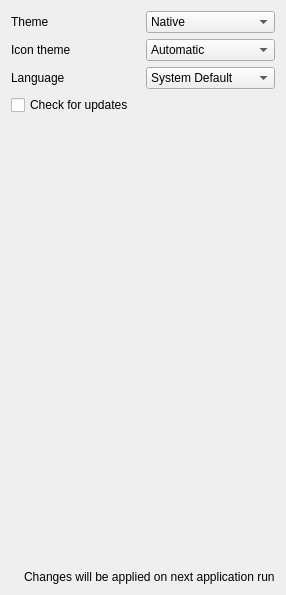
             <widget class="QWidget" name="tab_3">
              <attribute name="title">
               <string>General</string>
              </attribute>
              <layout class="QVBoxLayout" name="verticalLayout_7">
               <item>
                <layout class="QHBoxLayout" name="horizontalLayout_13">
                 <item>
                  <widget class="QLabel" name="label_12">
                   <property name="text">
                    <string>Theme</string>
                   </property>
                  </widget>
                 </item>
                 <item>
                  <widget class="QComboBox" name="themeComboBox">
                   <item>
                    <property name="text">
                     <string>Native</string>
                    </property>
                   </item>
                   <item>
                    <property name="text">
                     <string>Fusion</string>
                    </property>
                   </item>
                   <item>
                    <property name="text">
                     <string>Fusion Dark</string>
                    </property>
                   </item>
                  </widget>
                 </item>
                </layout>
               </item>
               <item>
                <layout class="QHBoxLayout" name="horizontalLayout_14">
                 <item>
                  <widget class="QLabel" name="label_13">
                   <property name="text">
                    <string>Icon theme</string>
                   </property>
                  </widget>
                 </item>
                 <item>
                  <widget class="QComboBox" name="iconThemeComboBox">
                   <item>
                    <property name="text">
                     <string>Automatic</string>
                    </property>
                   </item>
                   <item>
                    <property name="text">
                     <string>White</string>
                    </property>
                   </item>
                   <item>
                    <property name="text">
                     <string>Black</string>
                    </property>
                   </item>
                  </widget>
                 </item>
                </layout>
               </item>
               <item>
                <layout class="QHBoxLayout" name="horizontalLayout_Language">
                 <item>
                  <widget class="QLabel" name="label_Language">
                   <property name="text">
                    <string>Language</string>
                   </property>
                  </widget>
                 </item>
                 <item>
                  <widget class="QComboBox" name="languageComboBox">
                   <property name="toolTip">
                    <string>Select the interface language. Choose &quot;System Default&quot; to use the operating system locale. Changes will be applied on next application run.</string>
                   </property>
                   <item>
                    <property name="text">
                     <string>System Default</string>
                    </property>
                   </item>
                  </widget>
                 </item>
                </layout>
               </item>
               <item>
                <widget class="QCheckBox" name="checkForUpdatesCheckBox">
                 <property name="text">
                  <string>Check for updates</string>
                 </property>
                </widget>
               </item>
               <item>
                <spacer name="verticalSpacer_6">
                 <property name="orientation">
                  <enum>Qt::Orientation::Vertical</enum>
                 </property>
                 <property name="sizeHint" stdset="0">
                  <size>
                   <width>20</width>
                   <height>449</height>
                  </size>
                 </property>
                </spacer>
               </item>
               <item>
                <layout class="QHBoxLayout" name="emulationInfoLayout_5">
                 <item>
                  <widget class="QLabel" name="infoIconLabel_7">
                   <property name="sizePolicy">
                    <sizepolicy hsizetype="Minimum" vsizetype="Preferred">
                     <horstretch>0</horstretch>
                     <verstretch>0</verstretch>
                    </sizepolicy>
                   </property>
                   <property name="text">
                    <string/>
                   </property>
                   <property name="pixmap">
                    <pixmap>:/newPrefix/Resource/Info.ico</pixmap>
                   </property>
                   <property name="wordWrap">
                    <bool>false</bool>
                   </property>
                  </widget>
                 </item>
                 <item>
                  <widget class="QLabel" name="label_91">
                   <property name="sizePolicy">
                    <sizepolicy hsizetype="Expanding" vsizetype="Minimum">
                     <horstretch>0</horstretch>
                     <verstretch>0</verstretch>
                    </sizepolicy>
                   </property>
                   <property name="midLineWidth">
                    <number>1</number>
                   </property>
                   <property name="text">
                    <string>Changes will be applied on next application run</string>
                   </property>
                   <property name="textFormat">
                    <enum>Qt::TextFormat::PlainText</enum>
                   </property>
                  </widget>
                 </item>
                </layout>
               </item>
              </layout>
             </widget>
